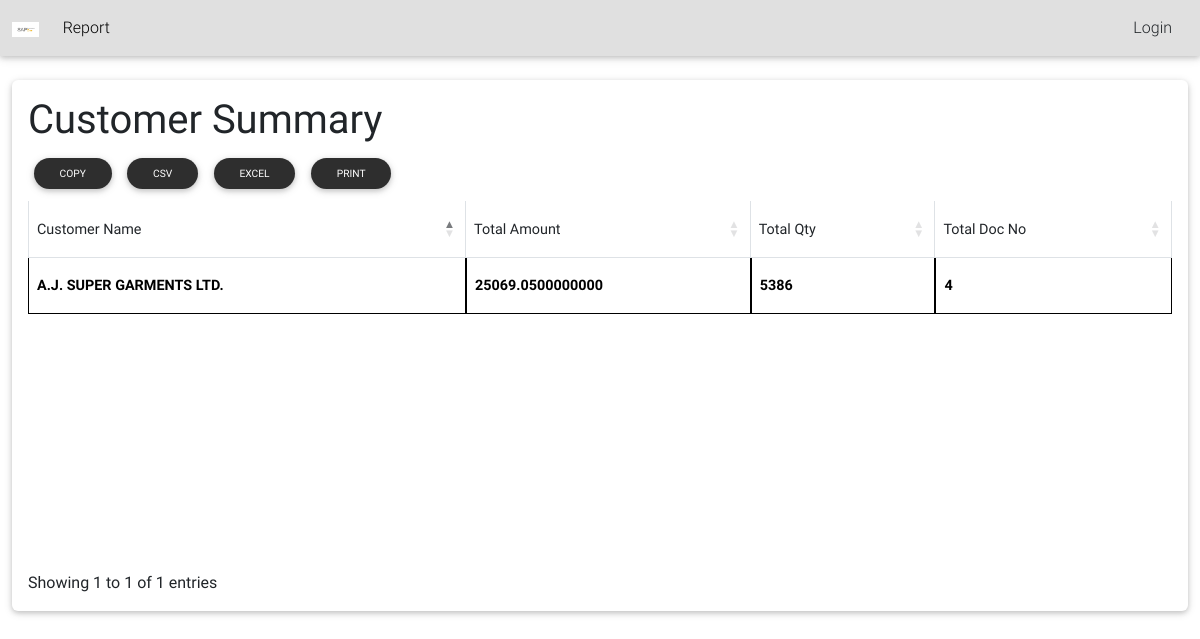
Page /report/Sales/customer_summary/ on the earlier database version.
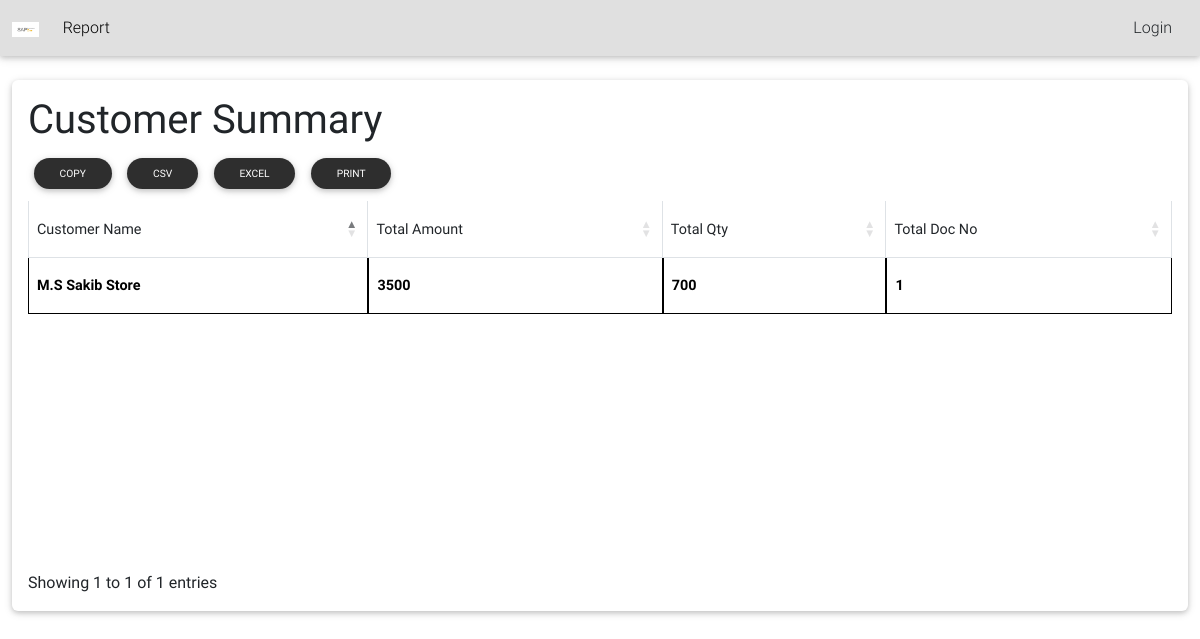
Same page on the later database version.
### BusinessPartners/models.py (models this page shows, shortened)
class BusinessPartner(models.Model):
    code = models.CharField(max_length=50,unique=True)
    name = models.CharField(max_length=100,unique=True)
    address = models.TextField()
    currency = models.ForeignKey(Currency, on_delete=models.PROTECT,default=1)
    CURRENCY_TYPES = [
        ('local', 'Local Currency'),
        ('foreign', 'Foreign Currency'),
    ]
    currency_type = models.CharField(max_length=10, choices=CURRENCY_TYPES,default='local')
    VENDOR_TYPES = [
        ('supplier', 'Supplier'),
        ('customer', 'Customer'),
    ]
    vendor_type = models.CharField(max_length=10, choices=VENDOR_TYPES,default='customer')
    class Meta:
        verbose_name = 'Business Partners'
        verbose_name_plural = 'Business Partners'

### Report/salesorderviews.py (the view)
# urls.py: path('Sales/customer_summary/', salesorderviews.customer_summary, name='customer_summary'),
def customer_summary(request):
    customer_summary_data = SalesOrderInfo.objects.values('customerName__name').annotate(
        total_amount=Sum('totalAmount'),
        total_qty=Sum('totalQty'),
        total_doc_no=Count('docNo')
    )
    return render(request, 'sales/customer_summary.html', {'customer_summary_data': customer_summary_data})

### Report/templates/sales/customer_summary.html
{% extends 'basereport.html' %}
{% load static %}
{% block content %}
<section class="section card mb-5">
    <div class="card-body">
    <h1>Customer Summary</h1>
    <table id="itemsTable" class="table table-bordered">
        <thead>
            <tr>
                <th>Customer Name</th>
                <th>Total Amount</th>
                <th>Total Qty</th>
                <th>Total Doc No</th>
            </tr>
        </thead>
        <tbody>
            {% for entry in customer_summary_data %}
            <tr>
                <td>{{ entry.customerName__name }}</td>
                <td>{{ entry.total_amount }}</td>
                <td>{{ entry.total_qty }}</td>
                <td>{{ entry.total_doc_no }}</td>
            </tr>
            {% endfor %}
        </tbody>
    </table>
    {% endblock %}

Differences in the rows shown:
removed BusinessPartner: customerName__name "A.J. SUPER GARMENTS LTD.", total_amount "25069.0500000000", total_qty "5386", total_doc_no "4"
added BusinessPartner: customerName__name "M.S Sakib Store", total_amount "3500", total_qty "700", total_doc_no "1"
